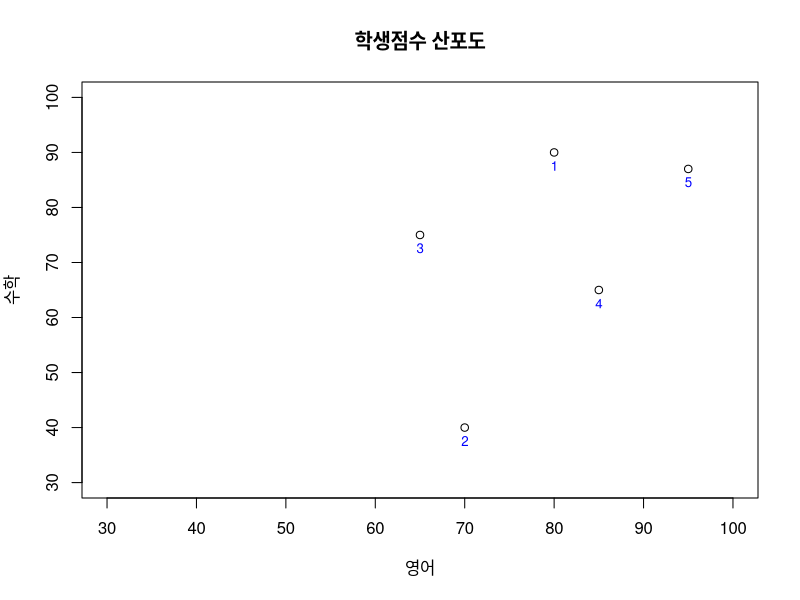

Write the R code that produced this figure. (Note: this script raises an error after producing the figure.)
# 맨하탄 거리와 유클리드 거리 계산 연습  - 예로 사용할 데이터는 5명 학생의 영어와 수학 시험 점수

txt1 <- read.csv("testdata/cluster_ex.csv")
txt1
plot(txt1[, c(2:3)],
     xlab='영어', ylab='수학',
     xlim = c(30, 100), ylim = c(30, 100),
     main = "학생점수 산포도")
# 학생들 중 홍길동과 이기자 사이의 거리를 계산해 본다.
# 그래프로 표시
text(txt1[, 2], txt1[, 3], labels = abbreviate(rownames(txt1)), cex = 0.8, pos = 1, col = "blue")
  # abbreviate : 문자열 축약 함수 
text(txt1[, 2], txt1[, 3], labels = txt1[,1] ,cex = 0.8, pos = 2, col = "red")
points(txt1[1, 2], txt1[1, 3], col = "red", pch = 19)
points(txt1[2, 2], txt1[2, 3], col = "red", pch = 19)





# 거리를 계산하기 dist(dataset, method = "...") 함수를 사용하여 맨하탄 거리를 계산할 수 있다. 

# 홍길동과 이기자의 거리를 구해 보겠다.

dist_mht <- dist(txt1[c(1:2),c(2:3)], method = "manhattan")  # 맨하탄 거리로 계산

dist_mht   # 60



dist_euc <- dist(txt1[c(1:2),c(2:3)], method = "euclidean")   # 유클리드 거리 계산

dist_euc   # 50.9902  맨하탄 거리가 가장 길고 유클리드 거리가 그 다음이다.
